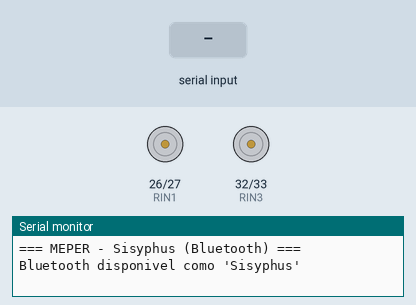
The program below on a simulated ESP32. Shown: motor-driver pin pairs drawn as motors (green arrow = first pin HIGH = forward, orange = second pin HIGH = backward, longer = more drive, scaled by the enable pin), the last lines printed to the serial monitor. The inputs (shaded band) are chosen by the test bench. Nothing arrives over Bluetooth unless stated.

Above: at 2.2 s.
2.3 s: "forward\n" received over the second serial link
At 2.9 s:
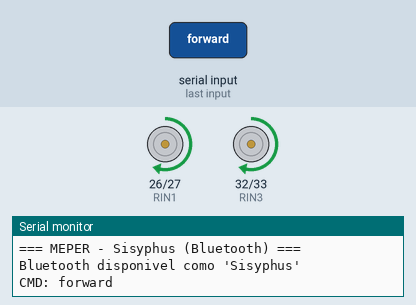
3.8 s: "backward\n" received over the second serial link
At 5.0 s:
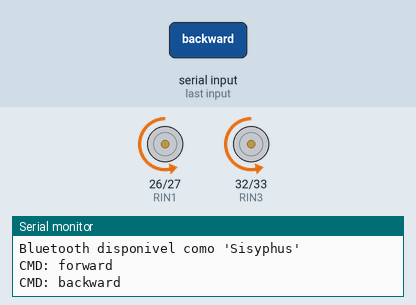
5.3 s: "left\n" received over the second serial link
At 6.2 s:
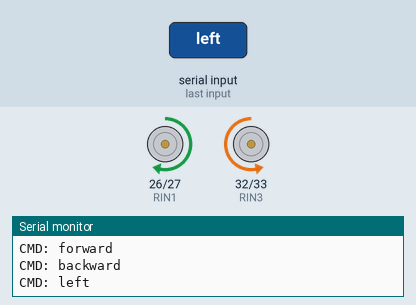
6.8 s: "right\n" received over the second serial link
At 7.3 s:
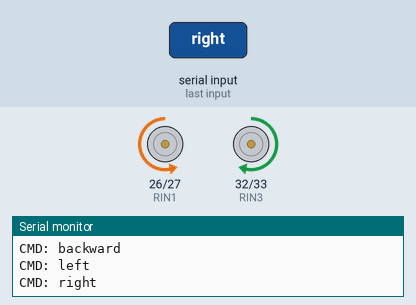
Timing chart, 0 to 9.3 s (numbered marks = the images above; inputs shaded):
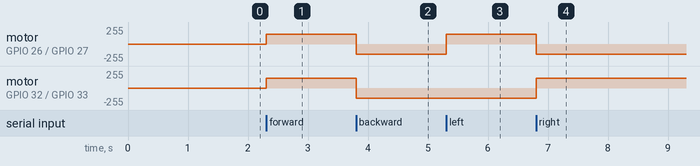

The program:

main.cpp
```cpp
#include <Arduino.h>
#include "BluetoothSerial.h"

BluetoothSerial SerialBT;

//--------------------------------------------- (PINS) ------------
#define RENA 25
#define RIN1 26
#define RIN2 27
#define RIN3 32
#define RIN4 33
#define RENB 14

//--------------------------------------------- (VARIABLES) --------
int speedLinear = 150;
int speedTurn = 150;

//--------------------------------------------- (MOTOR FUNCTIONS) ---
void forward() {
  digitalWrite(RIN1, HIGH);
  digitalWrite(RIN2, LOW);
  analogWrite(RENA, speedLinear);
  digitalWrite(RIN3, HIGH);
  digitalWrite(RIN4, LOW);
  analogWrite(RENB, speedLinear);
}

void backward() {
  digitalWrite(RIN1, LOW);
  digitalWrite(RIN2, HIGH);
  analogWrite(RENA, speedLinear);
  digitalWrite(RIN3, LOW);
  digitalWrite(RIN4, HIGH);
  analogWrite(RENB, speedLinear);
}

void right() {
  digitalWrite(RIN1, LOW);
  digitalWrite(RIN2, HIGH);
  analogWrite(RENA, speedTurn);
  digitalWrite(RIN3, HIGH);
  digitalWrite(RIN4, LOW);
  analogWrite(RENB, speedTurn);
}

void left() {
  digitalWrite(RIN1, HIGH);
  digitalWrite(RIN2, LOW);
  analogWrite(RENA, speedTurn);
  digitalWrite(RIN3, LOW);
  digitalWrite(RIN4, HIGH);
  analogWrite(RENB, speedTurn);
}

void stopMotors() {
  digitalWrite(RIN1, LOW);
  digitalWrite(RIN2, LOW);
  digitalWrite(RIN3, LOW);
  digitalWrite(RIN4, LOW);
  analogWrite(RENA, 0);
  analogWrite(RENB, 0);
}

//--------------------------------------------- (COMMAND PARSER) ---
void parseCommand(String cmd) {
  cmd.trim();
  if (cmd == "forward") { forward(); Serial.println("CMD: forward"); }
  else if (cmd == "backward") { backward(); Serial.println("CMD: backward"); }
  else if (cmd == "left") { left(); Serial.println("CMD: left"); }
  else if (cmd == "right") { right(); Serial.println("CMD: right"); }
  else if (cmd == "stop") { stopMotors(); Serial.println("CMD: stop"); }
  else if (cmd.startsWith("speed:")) {
    speedLinear = cmd.substring(6).toInt();
    speedLinear = constrain(speedLinear, 0, 255);
    Serial.print("Speed Linear: "); Serial.println(speedLinear);
  }
  else if (cmd.startsWith("turnspeed:")) {
    speedTurn = cmd.substring(10).toInt();
    speedTurn = constrain(speedTurn, 0, 255);
    Serial.print("Speed Turn: "); Serial.println(speedTurn);
  }
}

//--------------------------------------------- (SETUP) ------------
void setup() {
  Serial.begin(115200);
  delay(1000);

  pinMode(RENA, OUTPUT);
  pinMode(RIN1, OUTPUT);
  pinMode(RIN2, OUTPUT);
  pinMode(RIN3, OUTPUT);
  pinMode(RIN4, OUTPUT);
  pinMode(RENB, OUTPUT);

  stopMotors();

  // Bluetooth
  SerialBT.begin("Sisyphus");
  Serial.println("=== MEPER - Sisyphus (Bluetooth) ===");
  Serial.println("Bluetooth disponivel como 'Sisyphus'");
}

//--------------------------------------------- (MAIN LOOP) --------
void loop() {
  if (SerialBT.available()) {
    String cmd = SerialBT.readStringUntil('\n');
    parseCommand(cmd);
  }
  delay(10);
}
```

Measured:
- after the input at 2.3 s, motor on GPIO 26 (RIN1) / GPIO 27 (RIN2), motor on GPIO 32 (RIN3) / GPIO 33 (RIN4): stopped → forward 150/255 at once
- after the input at 3.8 s, motor on GPIO 26 (RIN1) / GPIO 27 (RIN2), motor on GPIO 32 (RIN3) / GPIO 33 (RIN4): forward 150/255 → backward 150/255 at once
- after the input at 5.3 s, motor on GPIO 26 (RIN1) / GPIO 27 (RIN2): backward 150/255 → forward 150/255 at once
- after the input at 6.8 s, motor on GPIO 26 (RIN1) / GPIO 27 (RIN2): forward 150/255 → backward 150/255 at once; motor on GPIO 32 (RIN3) / GPIO 33 (RIN4): backward 150/255 → forward 150/255 at once
